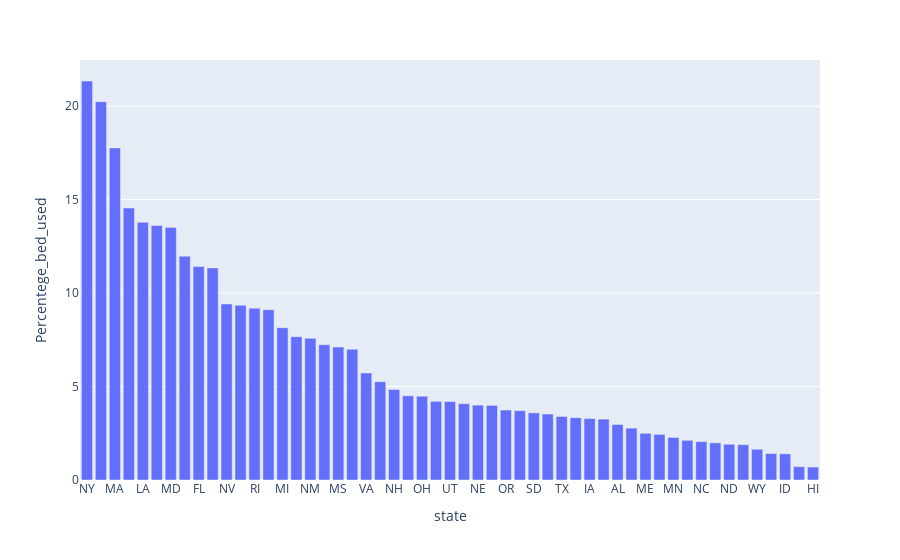

Write notebook code for a chart like this one.
### Code cell
import plotly.express as px

fig = px.bar(df01, x=df01.state, y=df01['Percentege_bed_used'])
fig.show()

### Figure 1 — Plotly figure (JSON) as saved in the notebook; plotly's stock layout.template omitted (floating-point values rounded to 4 significant figures)
{"data": [{"alignmentgroup": "True", "hovertemplate": "state=%{x}<br>Percentege_bed_used=%{y}<extra></extra>", "legendgroup": "", "marker": {"color": "#636efa", "pattern": {"shape": ""}}, "name": "", "offsetgroup": "", "orientation": "v", "showlegend": false, "textposition": "auto", "type": "bar", "x": ["NY", "NJ", "MA", "CT", "LA", "DC", "MD", "CO", "FL", "AZ", "NV", "PA", "RI", "GA", "MI", "DE", "NM", "CA", "MS", "IL", "VA", "WA", "NH", "IN", "OH", "TN", "UT", "SC", "NE", "PR", "OR", "WI", "SD", "OK", "TX", "KY", "IA", "MO", "AL", "AR", "ME", "VI", "MN", "KS", "NC", "WV", "ND", "VT", "WY", "AK", "ID", "MT", "HI"], "xaxis": "x", "y": [21.35, 20.24, 17.77, 14.55, 13.78, 13.62, 13.51, 11.98, 11.42, 11.35, 9.42, 9.348, 9.189, 9.108, 8.152, 7.668, 7.58, 7.235, 7.114, 6.998, 5.726, 5.26, 4.841, 4.505, 4.483, 4.21, 4.196, 4.082, 4.007, 3.989, 3.745, 3.709, 3.591, 3.529, 3.398, 3.332, 3.287, 3.257, 2.971, 2.775, 2.498, 2.44, 2.277, 2.122, 2.052, 1.987, 1.912, 1.891, 1.646, 1.415, 1.397, 0.7141, 0.694], "yaxis": "y"}], "layout": {"barmode": "relative", "legend": {"tracegroupgap": 0}, "margin": {"t": 60}, "xaxis": {"anchor": "y", "domain": [0, 1], "title": {"text": "state"}}, "yaxis": {"anchor": "x", "domain": [0, 1], "title": {"text": "Percentege_bed_used"}}}}
